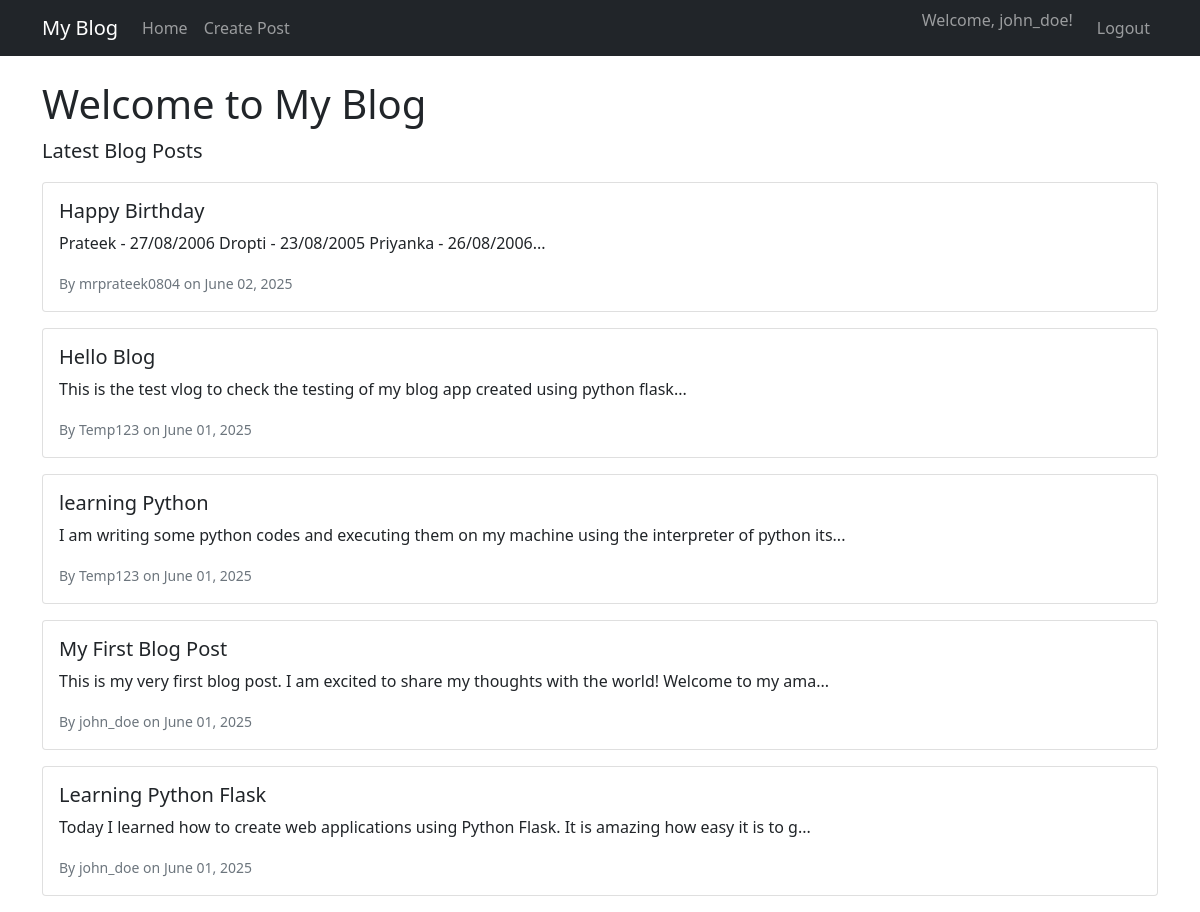
Screenshot of / (signed in) with the database file from the repository.
### app.py (models this page shows, shortened)
class User(UserMixin, db.Model):
    id = db.Column(db.Integer, primary_key=True)
    username = db.Column(db.String(80), unique=True, nullable=False)
    email = db.Column(db.String(120), unique=True, nullable=False)
    password_hash = db.Column(db.String(120), nullable=False)
    posts = db.relationship('Post', backref='author', lazy=True)

class Post(db.Model):
    id = db.Column(db.Integer, primary_key=True)
    title = db.Column(db.String(200), nullable=False)
    content = db.Column(db.Text, nullable=False)
    date_created = db.Column(db.DateTime, default=datetime.utcnow)
    user_id = db.Column(db.Integer, db.ForeignKey('user.id'), nullable=False)

### app.py (the view)
@app.route('/')
def home():
    posts = Post.query.order_by(Post.date_created.desc()).all()
    return render_template('index.html', posts=posts)

### app.py (called while the page is built)
@login_manager.user_loader
def load_user(user_id):
    return User.query.get(int(user_id))

### templates/index.html
{% extends "base.html" %} {% block content %}
<div class="row">
  <div class="col-md-12">
    <h1>Welcome to My Blog</h1>
    <p class="lead">Latest Blog Posts</p>
    {% if posts %} {% for post in posts %}
    <div class="card mb-3">
      <div class="card-body">
        <h5 class="card-title">{{ post.title }}</h5>
        <p class="card-text">{{ post.content[:100] }}...</p>
        <small class="text-muted"
          >By {{ post.author.username }} on {{ post.date_created.strftime('%B
          %d, %Y') }}</small
        >
      </div>
    </div>
    {% endfor %} {% else %}
    <div class="alert alert-info">
      <h4>No posts yet!</h4>
      <p>Be the first to create a blog post.</p>
    </div>
    {% endif %}
  </div>
</div>
{% endblock %}

### templates/base.html (shortened to what this page needs)
<!DOCTYPE html>
<html lang="en">
  <head>
    <link
      href="https://cdn.jsdelivr.net/npm/bootstrap@5.1.3/dist/css/bootstrap.min.css"
      rel="stylesheet"
    />
  </head>
  <body>
    <nav class="navbar navbar-expand-lg navbar-dark bg-dark">
      <div class="container">
        <a class="navbar-brand" href="{{ url_for('home') }}">My Blog</a>
        <div class="collapse navbar-collapse" id="navbarNav">
          <ul class="navbar-nav me-auto">
            <li class="nav-item">
              <a class="nav-link" href="{{ url_for('home') }}">Home</a>
            </li>
            {% if current_user.is_authenticated %}
            <li class="nav-item">
              <a class="nav-link" href="{{ url_for('create_post') }}"
                >Create Post</a
              >
            </li>
            {% endif %}
          </ul>
          <ul class="navbar-nav">
            {% if current_user.is_authenticated %}
            <li class="nav-item">
              <span class="navbar-text me-3"
                >Welcome, {{ current_user.username }}!</span
              >
            </li>
            <li class="nav-item">
              <a class="nav-link" href="{{ url_for('logout') }}">Logout</a>
            </li>
            {% endif %}
          </ul>
        </div>
      </div>
    </nav>
    <div class="container mt-4">
      {% block content %}{% endblock %}
    </div>
  </body>
</html>

### rows the page displays
User: username "john_doe"
Post: title "Happy Birthday", content "Prateek - 27/08/2006 Dropti - 23/08/2005 Priyanka - 26/08/2006", author.username "mrprateek0804", date_created "June 02, 2025"
Post: title "Hello Blog", content "This is the test vlog to check the testing of my blog app created using python flask", author.username "Temp123", date_created "June 01, 2025"
Post: title "learning Python", content "I am writing some python codes and executing them on my machine using the interpreter of python its", author.username "Temp123", date_created "June 01, 2025"
Post: title "My First Blog Post", content "This is my very first blog post. I am excited to share my thoughts with the world! Welcome to my ama", author.username "john_doe", date_created "June 01, 2025"
Post: title "Learning Python Flask", content "Today I learned how to create web applications using Python Flask. It is amazing how easy it is to g", author.username "john_doe", date_created "June 01, 2025"
